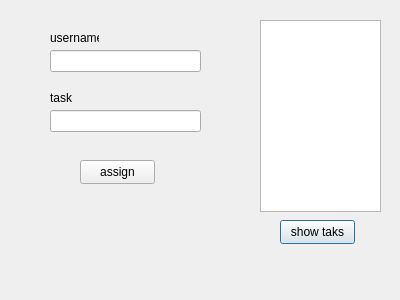
<?xml version="1.0" encoding="UTF-8"?>
<ui version="4.0">
 <class>Dialog_asign_task_to_user</class>
 <widget class="QDialog" name="Dialog_asign_task_to_user">
  <property name="geometry">
   <rect>
    <x>0</x>
    <y>0</y>
    <width>400</width>
    <height>300</height>
   </rect>
  </property>
  <property name="windowTitle">
   <string>Dialog</string>
  </property>
  <widget class="QListWidget" name="show_tasks_list">
   <property name="geometry">
    <rect>
     <x>260</x>
     <y>20</y>
     <width>121</width>
     <height>192</height>
    </rect>
   </property>
  </widget>
  <widget class="QPushButton" name="show_tasks">
   <property name="geometry">
    <rect>
     <x>280</x>
     <y>220</y>
     <width>75</width>
     <height>24</height>
    </rect>
   </property>
   <property name="text">
    <string>show taks</string>
   </property>
  </widget>
  <widget class="QLineEdit" name="user_input_">
   <property name="geometry">
    <rect>
     <x>50</x>
     <y>50</y>
     <width>151</width>
     <height>22</height>
    </rect>
   </property>
  </widget>
  <widget class="QLineEdit" name="task_to_assign_input">
   <property name="geometry">
    <rect>
     <x>50</x>
     <y>110</y>
     <width>151</width>
     <height>22</height>
    </rect>
   </property>
  </widget>
  <widget class="QLabel" name="label">
   <property name="geometry">
    <rect>
     <x>50</x>
     <y>30</y>
     <width>49</width>
     <height>16</height>
    </rect>
   </property>
   <property name="text">
    <string>username</string>
   </property>
  </widget>
  <widget class="QLabel" name="label_2">
   <property name="geometry">
    <rect>
     <x>50</x>
     <y>90</y>
     <width>49</width>
     <height>16</height>
    </rect>
   </property>
   <property name="text">
    <string>task</string>
   </property>
  </widget>
  <widget class="QPushButton" name="assign_btn">
   <property name="geometry">
    <rect>
     <x>80</x>
     <y>160</y>
     <width>75</width>
     <height>24</height>
    </rect>
   </property>
   <property name="text">
    <string>assign</string>
   </property>
  </widget>
 </widget>
 <resources/>
 <connections/>
</ui>
